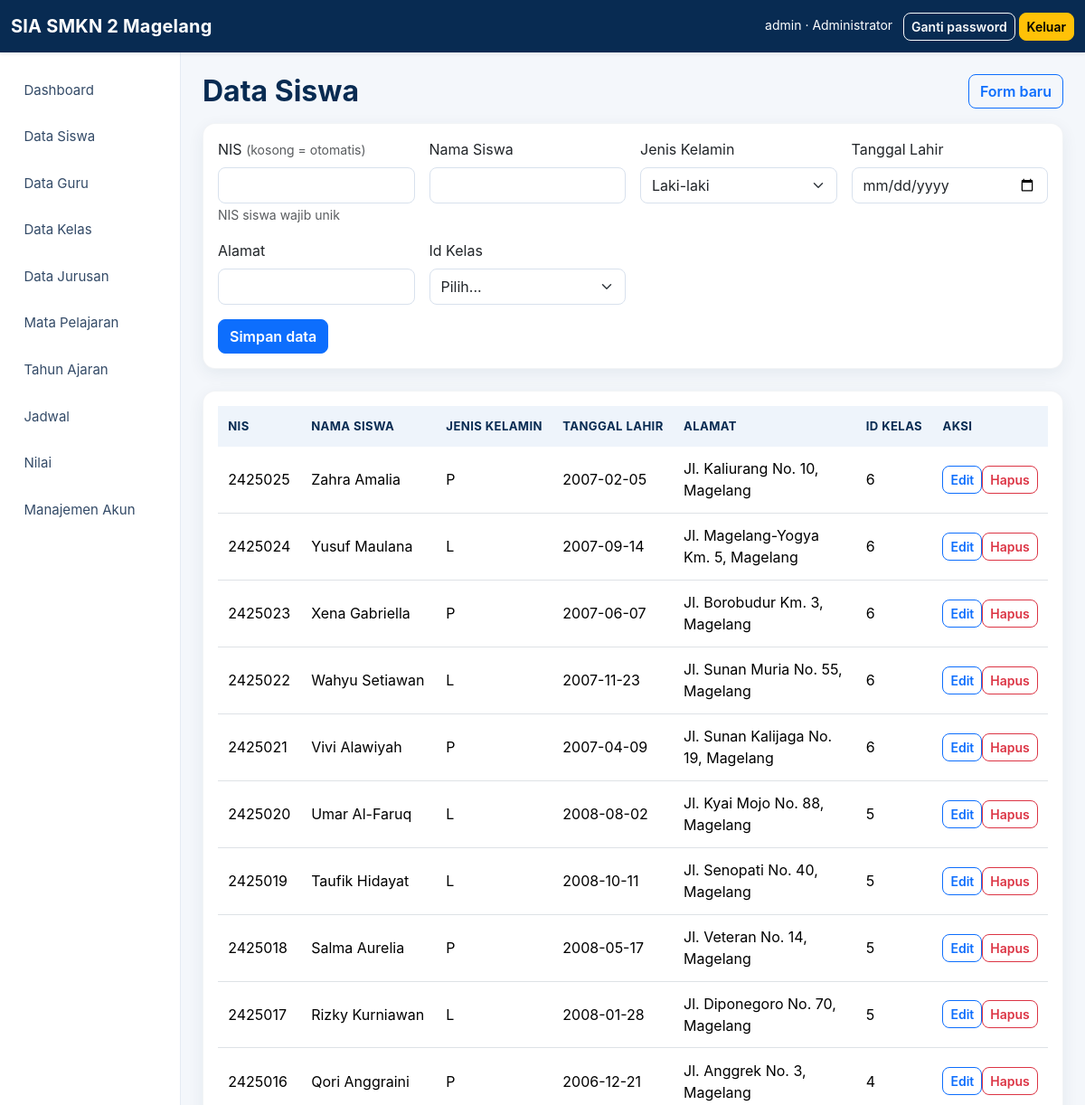
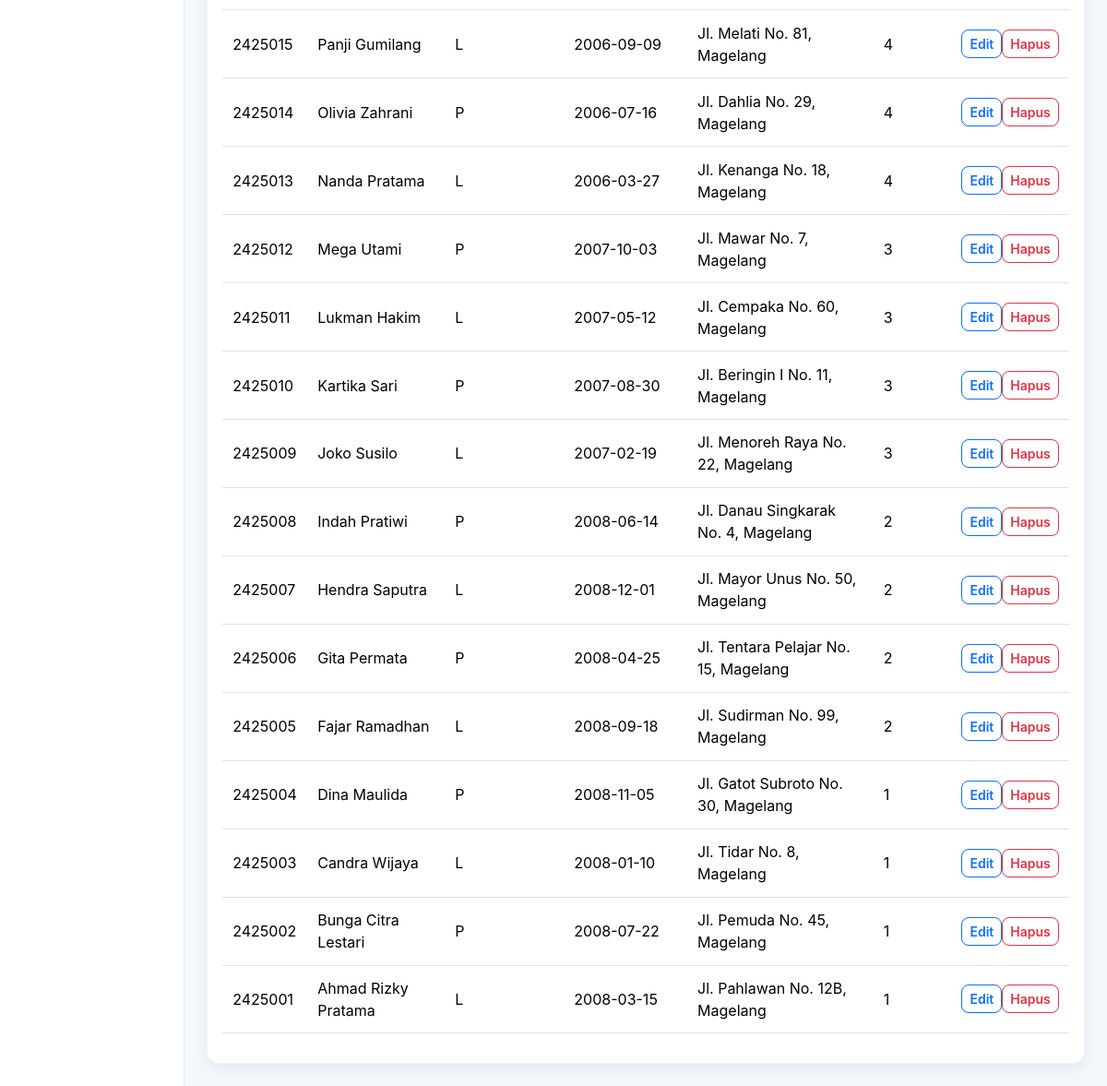
The app's page /admin/master.php (signed in) with its own data (2 pictures, top to bottom).
### tables this page shows
CREATE TABLE `siswa` (
  `nis` VARCHAR(15) NOT NULL,
  `nama_siswa` VARCHAR(100) NOT NULL,
  `jenis_kelamin` ENUM('L','P') NOT NULL,
  `tanggal_lahir` DATE NOT NULL,
  `alamat` TEXT DEFAULT NULL,
  `id_kelas` INT NOT NULL,
  PRIMARY KEY (`nis`),
  KEY `fk_siswa_kelas` (`id_kelas`),
  CONSTRAINT `fk_siswa_kelas` FOREIGN KEY (`id_kelas`) REFERENCES `kelas` (`id_kelas`) ON UPDATE CASCADE ON DELETE RESTRICT
);

### config/config.php (called while the page is built, shortened)
<?php
function e(mixed $value): string { return htmlspecialchars((string)$value, ENT_QUOTES, 'UTF-8'); }

### admin/master.php (the view, shortened to what this page needs)
<?php
$pdo=db();
$definitions=[
 'jurusan'=>['label'=>'Jurusan','pk'=>'id_jurusan','fields'=>['kode_jurusan','nama_jurusan']],
 'kelas'=>['label'=>'Kelas','pk'=>'id_kelas','fields'=>['nama_kelas','tingkat','id_jurusan']],
 'siswa'=>['label'=>'Siswa','pk'=>'nis','fields'=>['nama_siswa','jenis_kelamin','tanggal_lahir','alamat','id_kelas']],
 'guru'=>['label'=>'Guru','pk'=>'id_guru','fields'=>['nip','nama_guru','email','no_hp']],
 'mata_pelajaran'=>['label'=>'Mata Pelajaran','pk'=>'id_mapel','fields'=>['kode_mapel','nama_mapel','kelompok','kkm']]
];
$table=$_GET['table']??'siswa'; if(!isset($definitions[$table])) redirect('index.php');
$def=$definitions[$table]; $pk=$def['pk']; $error=''; $edit=null;
$rows=$pdo->query("SELECT * FROM `$table` ORDER BY `$pk` DESC")->fetchAll();
$page_title='Data '.$def['label']; require '../includes/header.php'; require '../includes/sidebar.php'; require '../includes/flash.php';
?>
<div class="d-flex flex-wrap gap-2 justify-content-between align-items-center mb-3"><h2 class="mb-0"><?=e($page_title)?></h2><a class="btn btn-outline-primary" href="master.php?table=<?=e($table)?>">Form baru</a></div>
<div class="card p-3 mb-4"><form method="post" class="row g-3"><?=csrf_field()?><input type="hidden" name="action" value="save"><div class="col-md-3"><label class="form-label"><?=e(strtoupper($pk))?> <small class="text-muted">(kosong = otomatis)</small></label><input class="form-control" name="<?=e($pk)?>" value="<?=e($edit[$pk]??'')?>" <?=is_numeric($edit[$pk]??null)?'':'required'?>><?php if($pk==='nis'):?><small class="text-muted">NIS siswa wajib unik</small><?php endif;?></div>
<?php foreach($def['fields'] as $field):?><div class="col-md-3"><label class="form-label"><?=e(ucwords(str_replace('_',' ',$field)))?></label><?php if($field==='id_jurusan'||$field==='id_kelas'):?><select class="form-select" name="<?=e($field)?>" required><option value="">Pilih...</option><?php foreach($options[$field] as $opt):?><option value="<?=e($opt[$field])?>" <?=((string)($edit[$field]??'')===(string)$opt[$field])?'selected':''?>><?=e($opt[array_key_last($opt)])?></option><?php endforeach;?></select><?php elseif($field==='jenis_kelamin'):?><select class="form-select" name="jenis_kelamin" required><option value="L" <?=($edit['jenis_kelamin']??'')==='L'?'selected':''?>>Laki-laki</option><option value="P" <?=($edit['jenis_kelamin']??'')==='P'?'selected':''?>>Perempuan</option></select><?php elseif($field==='tingkat'):?><select class="form-select" name="tingkat" required><?php foreach(['X','XI','XII'] as $v):?><option <?=($edit['tingkat']??'')===$v?'selected':''?>><?=$v?></option><?php endforeach;?></select><?php elseif($field==='kelompok'):?><select class="form-select" name="kelompok"><option>Umum</option><option <?=($edit['kelompok']??'')==='Kejuruan'?'selected':''?>>Kejuruan</option></select><?php else:?><input class="form-control" name="<?=e($field)?>" value="<?=e($edit[$field]??'')?>" <?=str_contains($field,'tanggal')?'type="date"':''?> <?=in_array($field,['kkm'],true)?'type="number" min="0" max="100" step="0.01"':''?>><?php endif;?></div><?php endforeach;?><div class="col-12"><button class="btn btn-primary">Simpan data</button></div></form></div>
<div class="card p-3"><div class="table-responsive"><table class="table table-hover"><thead><tr><?php foreach([$pk,...$def['fields']] as $field):?><th><?=e(strtoupper(str_replace('_',' ',$field)))?></th><?php endforeach;?><th>Aksi</th></tr></thead><tbody><?php foreach($rows as $row):?><tr><?php foreach([$pk,...$def['fields']] as $field):?><td><?=e($row[$field]??'')?></td><?php endforeach;?><td class="text-nowrap"><a class="btn btn-sm btn-outline-primary" href="?table=<?=e($table)?>&edit=<?=e($row[$pk])?>">Edit</a><form method="post" class="d-inline" onsubmit="return confirm('Hapus data ini?')"><?=csrf_field()?><input type="hidden" name="action" value="delete"><input type="hidden" name="id" value="<?=e($row[$pk])?>"><button class="btn btn-sm btn-outline-danger">Hapus</button></form></td></tr><?php endforeach;?></tbody></table></div></div>
<?php if($pk!=='nis'): ?><script>document.querySelector('input[name="<?=e($pk)?>"]').removeAttribute('required');</script><?php endif; ?><?php require '../includes/footer.php';

### assets/css/app.css (style rules this page uses)
:root { --school-navy:#082b52;--school-blue:#0d6efd;--school-light:#f4f7fb;--school-muted:#718096;--school-border:#e5ebf3 }
* { box-sizing:border-box }
body { background:var(--school-light);color:#24344d;font-family:Inter,system-ui,-apple-system,"Segoe UI",sans-serif }
h1,h2,h3,h4,h5 { color:var(--school-navy);font-weight:700 }
h2 { margin-bottom:1.25rem }
.card { border:1px solid rgba(8,43,82,.05);border-radius:14px;box-shadow:0 5px 18px rgba(18,52,90,.07) }
.table { vertical-align:middle }
.table thead th { background:#eef4fb;border-bottom:0;color:var(--school-navy);font-size:.82rem;text-transform:uppercase;letter-spacing:.03em;white-space:nowrap }
.table>:not(caption)>*>* { padding:.78rem .7rem }
.form-control,.form-select { border-color:#d8e1ed;border-radius:8px;min-height:40px }
.btn { border-radius:8px;font-weight:600 }
.btn-primary { background:var(--school-blue) }

### records on screen
siswa: nis "2425025", nama_siswa "Zahra Amalia", jenis_kelamin "P", tanggal_lahir "2007-02-05", alamat "Jl. Kaliurang No. 10, Magelang", id_kelas "6"
siswa: nis "2425024", nama_siswa "Yusuf Maulana", jenis_kelamin "L", tanggal_lahir "2007-09-14", alamat "Jl. Magelang-Yogya Km. 5, Magelang", id_kelas "6"
siswa: nis "2425023", nama_siswa "Xena Gabriella", jenis_kelamin "P", tanggal_lahir "2007-06-07", alamat "Jl. Borobudur Km. 3, Magelang", id_kelas "6"
siswa: nis "2425022", nama_siswa "Wahyu Setiawan", jenis_kelamin "L", tanggal_lahir "2007-11-23", alamat "Jl. Sunan Muria No. 55, Magelang", id_kelas "6"
siswa: nis "2425021", nama_siswa "Vivi Alawiyah", jenis_kelamin "P", tanggal_lahir "2007-04-09", alamat "Jl. Sunan Kalijaga No. 19, Magelang", id_kelas "6"
siswa: nis "2425020", nama_siswa "Umar Al-Faruq", jenis_kelamin "L", tanggal_lahir "2008-08-02", alamat "Jl. Kyai Mojo No. 88, Magelang", id_kelas "5"
siswa: nis "2425019", nama_siswa "Taufik Hidayat", jenis_kelamin "L", tanggal_lahir "2008-10-11", alamat "Jl. Senopati No. 40, Magelang", id_kelas "5"
siswa: nis "2425018", nama_siswa "Salma Aurelia", jenis_kelamin "P", tanggal_lahir "2008-05-17", alamat "Jl. Veteran No. 14, Magelang", id_kelas "5"
siswa: nis "2425017", nama_siswa "Rizky Kurniawan", jenis_kelamin "L", tanggal_lahir "2008-01-28", alamat "Jl. Diponegoro No. 70, Magelang", id_kelas "5"
siswa: nis "2425016", nama_siswa "Qori Anggraini", jenis_kelamin "P", tanggal_lahir "2006-12-21", alamat "Jl. Anggrek No. 3, Magelang", id_kelas "4"
siswa: nis "2425015", nama_siswa "Panji Gumilang", jenis_kelamin "L", tanggal_lahir "2006-09-09", alamat "Jl. Melati No. 81, Magelang", id_kelas "4"
siswa: nis "2425014", nama_siswa "Olivia Zahrani", jenis_kelamin "P", tanggal_lahir "2006-07-16", alamat "Jl. Dahlia No. 29, Magelang", id_kelas "4"
siswa: nis "2425013", nama_siswa "Nanda Pratama", jenis_kelamin "L", tanggal_lahir "2006-03-27", alamat "Jl. Kenanga No. 18, Magelang", id_kelas "4"
siswa: nis "2425012", nama_siswa "Mega Utami", jenis_kelamin "P", tanggal_lahir "2007-10-03", alamat "Jl. Mawar No. 7, Magelang", id_kelas "3"
siswa: nis "2425011", nama_siswa "Lukman Hakim", jenis_kelamin "L", tanggal_lahir "2007-05-12", alamat "Jl. Cempaka No. 60, Magelang", id_kelas "3"
siswa: nis "2425010", nama_siswa "Kartika Sari", jenis_kelamin "P", tanggal_lahir "2007-08-30", alamat "Jl. Beringin I No. 11, Magelang", id_kelas "3"
siswa: nis "2425009", nama_siswa "Joko Susilo", jenis_kelamin "L", tanggal_lahir "2007-02-19", alamat "Jl. Menoreh Raya No. 22, Magelang", id_kelas "3"
siswa: nis "2425008", nama_siswa "Indah Pratiwi", jenis_kelamin "P", tanggal_lahir "2008-06-14", alamat "Jl. Danau Singkarak No. 4, Magelang", id_kelas "2"
siswa: nis "2425007", nama_siswa "Hendra Saputra", jenis_kelamin "L", tanggal_lahir "2008-12-01", alamat "Jl. Mayor Unus No. 50, Magelang", id_kelas "2"
siswa: nis "2425006", nama_siswa "Gita Permata", jenis_kelamin "P", tanggal_lahir "2008-04-25", alamat "Jl. Tentara Pelajar No. 15, Magelang", id_kelas "2"
siswa: nis "2425005", nama_siswa "Fajar Ramadhan", jenis_kelamin "L", tanggal_lahir "2008-09-18", alamat "Jl. Sudirman No. 99, Magelang", id_kelas "2"
siswa: nis "2425004", nama_siswa "Dina Maulida", jenis_kelamin "P", tanggal_lahir "2008-11-05", alamat "Jl. Gatot Subroto No. 30, Magelang", id_kelas "1"
siswa: nis "2425003", nama_siswa "Candra Wijaya", jenis_kelamin "L", tanggal_lahir "2008-01-10", alamat "Jl. Tidar No. 8, Magelang", id_kelas "1"
siswa: nis "2425002", nama_siswa "Bunga Citra Lestari", jenis_kelamin "P", tanggal_lahir "2008-07-22", alamat "Jl. Pemuda No. 45, Magelang", id_kelas "1"
siswa: nis "2425001", nama_siswa "Ahmad Rizky Pratama", jenis_kelamin "L", tanggal_lahir "2008-03-15", alamat "Jl. Pahlawan No. 12B, Magelang", id_kelas "1"

### other values on screen
current_user()['username'] "admin"
role_label(current_user()['role']) "Administrator"
$page_title "Data Siswa"
$pk "NIS"
str_replace('_',' ',$field) "Nama Siswa"
str_replace('_',' ',$field) "Jenis Kelamin"
str_replace('_',' ',$field) "Tanggal Lahir"
str_replace('_',' ',$field) "Alamat"
str_replace('_',' ',$field) "Id Kelas"
str_replace('_',' ',$field) "NIS"
str_replace('_',' ',$field) "NAMA SISWA"
str_replace('_',' ',$field) "JENIS KELAMIN"
str_replace('_',' ',$field) "TANGGAL LAHIR"
str_replace('_',' ',$field) "ALAMAT"
str_replace('_',' ',$field) "ID KELAS"
